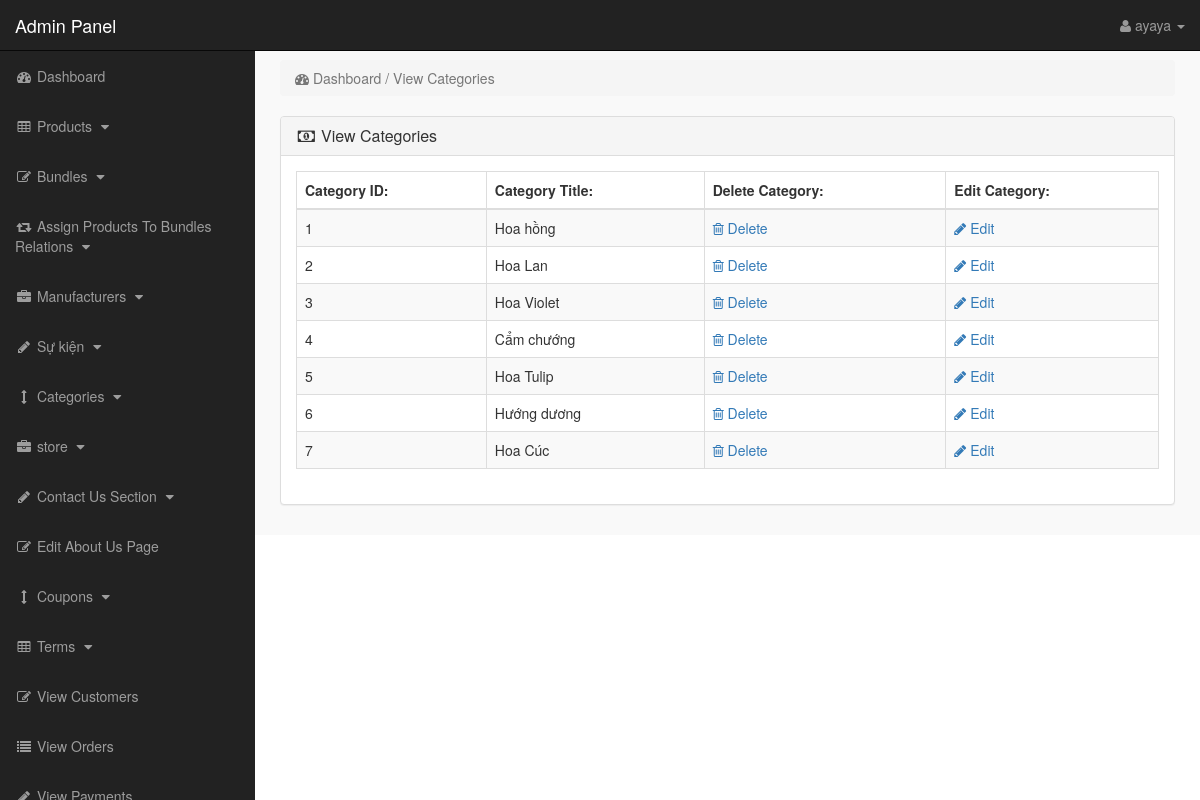
The page /admin_area/index.php?view_cats (signed in) on the database its author committed.
### tables this page shows
CREATE TABLE `categories` (
  `cat_id` int(11) NOT NULL,
  `cat_title` text NOT NULL,
  `cat_top` text NOT NULL,
  `cat_image` text NOT NULL
);

### admin_area/view_cats.php (the view)
<?php
if(!isset($_SESSION['admin_email'])){
echo "<script>window.open('login.php','_self')</script>";
}
else {
?>
<div class="row" >
<div class="col-lg-12" >
<ol class="breadcrumb" >
<li class="active" >
<i class="fa fa-dashboard" ></i> Dashboard / View Categories
</li>
</ol>
</div>
</div>
<div class="row" >
<div class="col-lg-12" >
<div class="panel panel-default" >
<div class="panel-heading" >
<h3 class="panel-title" >
<i class="fa fa-money fa-fw"></i> View Categories
</h3>
</div>
<div class="panel-body" >
<div class="table-responsive" >
<table class="table table-bordered table-hover table-striped" >
<thead>
<tr>
<th>Category ID:</th>
<th>Category Title:</th>
<th>Delete Category:</th>
<th>Edit Category:</th>
</tr>
</thead>
<tbody>
<?php
$i=0;
$get_cats = "select * from categories";
$run_cats = mysqli_query($con,$get_cats);
while($row_cats = mysqli_fetch_array($run_cats)){
$cat_id = $row_cats['cat_id'];
$cat_title = $row_cats['cat_title'];
$i++;
?>
<tr>
<td><?php echo $i; ?></td>
<td><?php echo $cat_title; ?></td>
<td>
<a href="index.php?delete_cat=<?php echo $cat_id; ?>" >
<i class="fa fa-trash-o" ></i> Delete
</a>
</td>
<td>
<a href="index.php?edit_cat=<?php echo $cat_id; ?>" >
<i class="fa fa-pencil" ></i> Edit
</a>
</td>
</tr>
<?php } ?>
</tbody>
</table>
</div>
</div>
</div>
</div>
</div>
<?php } ?>

### admin_area/includes/sidebar.php (shortened to what this page needs)
<?php
if(!isset($_SESSION['admin_email'])){
echo "<script>window.open('login.php','_self')</script>";
}
else {
?>
<nav class="navbar navbar-inverse navbar-fixed-top" >
<div class="navbar-header" >
<a class="navbar-brand" href="index.php?dashboard" >Admin Panel</a>
</div>
<ul class="nav navbar-right top-nav" >
<li class="dropdown" >
<a href="#" class="dropdown-toggle" data-toggle="dropdown" >
<i class="fa fa-user" ></i>
<?php echo $admin_name; ?> <b class="caret" ></b>
</a>
</li>
</ul>
<div class="collapse navbar-collapse navbar-ex1-collapse">
<ul class="nav navbar-nav side-nav">
<li>
<a href="index.php?dashboard">
<i class="fa fa-fw fa-dashboard"></i> Dashboard
</a>
</li>
<li>
<a href="#" data-toggle="collapse" data-target="#products">
<i class="fa fa-fw fa-table"></i> Products
<i class="fa fa-fw fa-caret-down"></i>
</a>
</li>
<li>
<a href="#" data-toggle="collapse" data-target="#bundles">
<i class="fa fa-fw fa-edit"></i> Bundles
<i class="fa fa-fw fa-caret-down"></i>
</a>
</li>
<li>
<a href="#" data-toggle="collapse" data-target="#relations">
<i class="fa fa-fw fa-retweet"></i> Assign Products To Bundles Relations
<i class="fa fa-fw fa-caret-down"></i>
</a>
</li>
<li>
<a href="#" data-toggle="collapse" data-target="#manufacturers">
<i class="fa fa-fw fa-briefcase"></i> Manufacturers
<i class="fa fa-fw fa-caret-down"></i>
</a>
</li>
<li>
<a href="#" data-toggle="collapse" data-target="#p_cat">
<i class="fa fa-fw fa-pencil"></i> Sự kiện
<i class="fa fa-fw fa-caret-down"></i>
</a>
</li>
<li>
<a href="#" data-toggle="collapse" data-target="#cat">
<i class="fa fa-fw fa-arrows-v"></i> Categories
<i class="fa fa-fw fa-caret-down"></i>
</a>
</li>
<li>
<a href="#" data-toggle="collapse" data-target="#store">
<i class="fa fa-fw fa-briefcase"></i> store
<i class="fa fa-fw fa-caret-down"></i>
</a>
</li>
<li>
<a href="#" data-toggle="collapse" data-target="#contact_us">
<i class="fa fa-fw fa-pencil"> </i> Contact Us Section
<i class="fa fa-fw fa-caret-down"></i>
</a>
</li>
<li>
<a href="index.php?edit_about_us">
<i class="fa fa-fw fa-edit"></i> Edit About Us Page
</a>
</li>
<li>
<a href="#" data-toggle="collapse" data-target="#coupons">
<i class="fa fa-fw fa-arrows-v"></i> Coupons
<i class="fa fa-fw fa-caret-down"></i>
</a>
</li>
<li>
<a href="#" data-toggle="collapse" data-target="#terms" >
<i class="fa fa-fw fa-table"></i> Terms
<i class="fa fa-fw fa-caret-down"></i>
</a>
</li>
<li>
<a href="index.php?view_customers">
<i class="fa fa-fw fa-edit"></i> View Customers
</a>
</li>
<li>
<a href="index.php?view_orders">
<i class="fa fa-fw fa-list"></i> View Orders
</a>
</li>
<li>
<a href="index.php?view_payments">
<i class="fa fa-fw fa-pencil"></i> View Payments
</a>
</li>
</ul>
</div>
</nav>
<?php } ?>

### admin_area/css/style.css (style rules this page uses)
body { margin-top:100px; }
@media (min-width: 768px) { body { margin-top:50px; } }
.top-nav { padding:0 15px; }
.top-nav>li { display:inline-block; float:left; }
.top-nav>li>a { padding-top:15px; padding-bottom:15px; line-height:20px; color:#999; }
@media (min-width: 768px) { .side-nav { position:fixed; top:51px; width:255px; border-radius:0; overflow-y:auto; background-color: #222; bottom:0; overflow-x:hidden; padding-bottom:40px; } }
@media (min-width: 768px) { .side-nav>li>a { width:255px; } }
.panel-body { border-radius:5px; }

### rows shown on the page
categories: cat_title "Hoa hồng"
categories: cat_title "Hoa Lan"
categories: cat_title "Hoa Violet"
categories: cat_title "Cẩm chướng"
categories: cat_title "Hoa Tulip"
categories: cat_title "Hướng dương"
categories: cat_title "Hoa Cúc"

### other values the page prints
$admin_name "ayaya"
